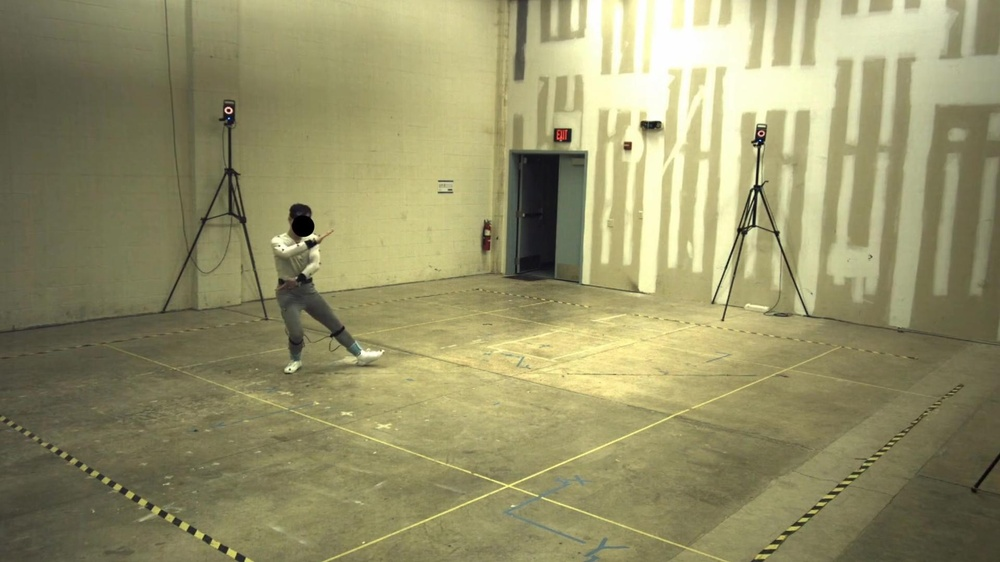
%> input picture CMPEN454/Project2/im1corrected.jpg, 1000 x 562 px, shrunk from 1920 x 1080 before the run
$ octave task1.m   (GNU Octave 9; MATLAB toolbox functions it lacks are replaced by stand-ins)
%> lines starting %> are read from the running program, lines starting %| are printed output that depends on the picture
%%%%%%%%%%%%%%%%%%%%%%%%%%%%%%%%%%%%%%%%%%%%%%%%%%%%%%%%%%%%%%%%%%%%%%%%%%%
% Project:     stereo vision project (CMPEN454 Project 1)
%
% Overview:    The goal will to be to use the tools we have developed
%              through the last few lectures by considering stereo image
%              pairs coupled with motion capture data. You%ll be given a
%              pair of images taken from different cameras simultaneously.
%              The person in the image is tagged with motion capture markers
%              which were used to get accurate 3D point measurements.
%              In this scenario you have all of the intrinsic and extrinsic
%              camera information, so you ll be able to explore the 3D
%              scene using the methods we have developed and use the motion
%              capture data as a ground truth.
%
% Authors:    Jianwu Tan, Jie Chen, Qiaoxu Cui, Xuhong Lin
% Instructor: Prof. Kenneth D. Czuprynski
% Date:       11/06/2023
% Attribute:
%             Every contribute their toughts on each task, and below is
%             the coding distribution.
%             task1.m:   Jianwu Tan
%             task2.m:   Xuhong Lin
%             task3a.m:  Xuhong Lin
%             task4.m:   Qiaoxu Cui
%             task5.m:   Jie Chen
%%%%%%%%%%%%%%%%%%%%%%%%%%%%%%%%%%%%%%%%%%%%%%%%%%%%%%%%%%%%%%%%%%%%%%%%%%%


clear all; close all; clc;
load("mocapPoints3D.mat");
PA = load("Parameters_V1_1.mat");
PB = load("Parameters_V2_1.mat");


% Data Section
ARmax = PA.Parameters.Rmat;
APmax = PA.Parameters.Pmat;
A_t = APmax(:,4);
AKmax = PA.Parameters.Kmat;
AtempWorld = zeros(4,1);
AtempPixel = zeros(3,39);
ApixelCoord = zeros(2,39);
BRmax = PB.Parameters.Rmat;
BPmax = PB.Parameters.Pmat;
B_t = BPmax(:,4);
BKmax = PB.Parameters.Kmat;
BtempWorld = zeros(4,1);
BtempPixel = zeros(3,39);
BpixelCoord = zeros(2,39);

% Task 1
% Transfrom 3D to 2D pixel point
temp = ones(1,39);
AworldCoord = [pts3D;temp];

% image 1 pinhold camera model
for i = 1:39
    AtempWorld = AworldCoord(:,i);
    AtempPixel(:,i) = AKmax*APmax*AtempWorld; % pinhole camera matrix

    % Divide by Z value and store it
    ApixelCoord(1,i) = AtempPixel(1,i)/AtempPixel(3,i);
    ApixelCoord(2,i) = AtempPixel(2,i)/AtempPixel(3,i);
end
% Lie the points on the image
figure(1)
I1 = imread("im1corrected.jpg");
%> I1 is the input picture: size 562x1000x3 uint8; mean R, G, B 149.6, 145.9, 105.2
imagesc(I1);
hold on;
plot(ApixelCoord(1,:),ApixelCoord(2,:),'m*')
title("image1-3D to 2D pixel locations")
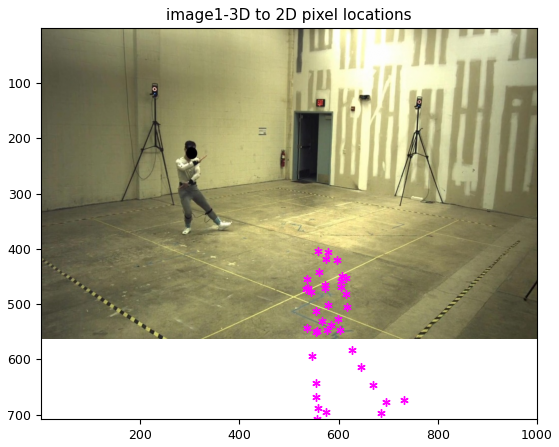
%> figure redrawn from the program's plot data

% PB
temp = ones(1,39);
BworldCoord = [pts3D;temp];

for i = 1:39
    BtempWorld = BworldCoord(:,i);
    BtempPixel(:,i) = BKmax*BPmax*BtempWorld;
    BpixelCoord(1,i) = BtempPixel(1,i)/BtempPixel(3,i);
    BpixelCoord(2,i) = BtempPixel(2,i)/BtempPixel(3,i);
end

% Lie the points on the image
figure(2)
I2 = imread("im2corrected.jpg");
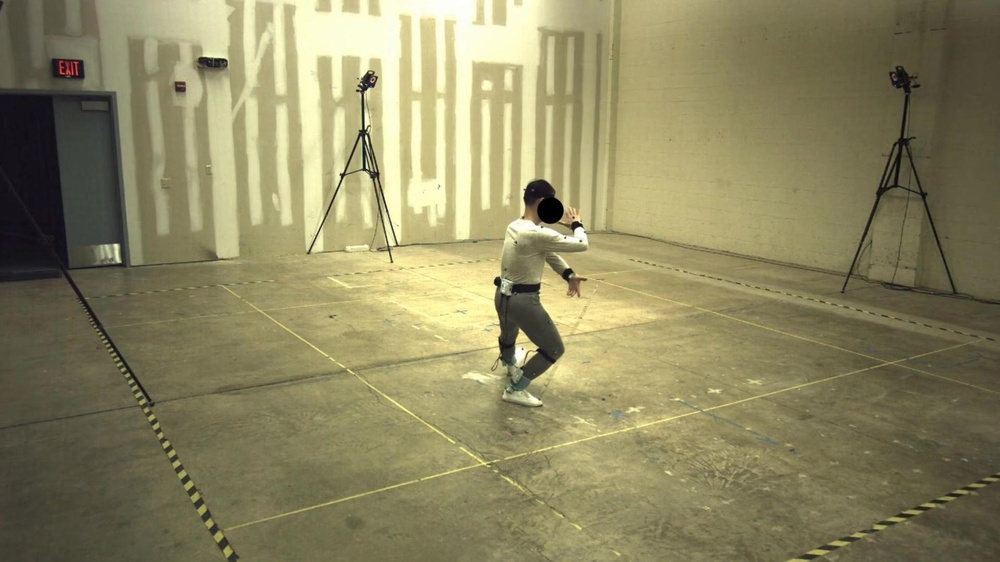
%> input picture CMPEN454/Project2/im2corrected.jpg, 1000 x 562 px, shrunk from 1920 x 1080 before the run
%> I2 is the input picture: size 562x1000x3 uint8; mean R, G, B 140.5, 134.7, 97.3
imagesc(I2);
hold on;
plot(BpixelCoord(1,:),BpixelCoord(2,:),'m*')
title("image2-3D to 2D pixel locations")
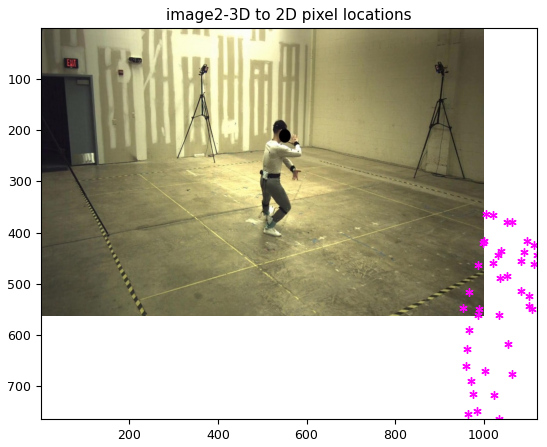
%> figure redrawn from the program's plot data
